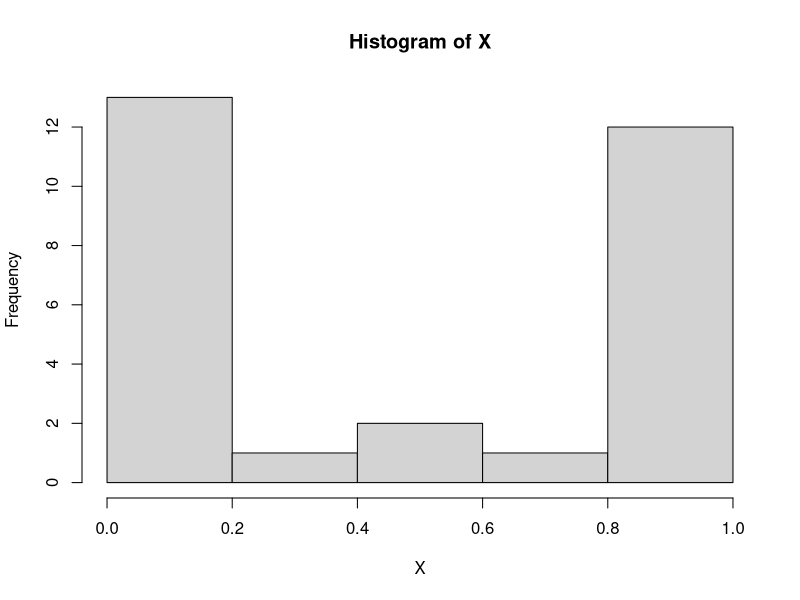
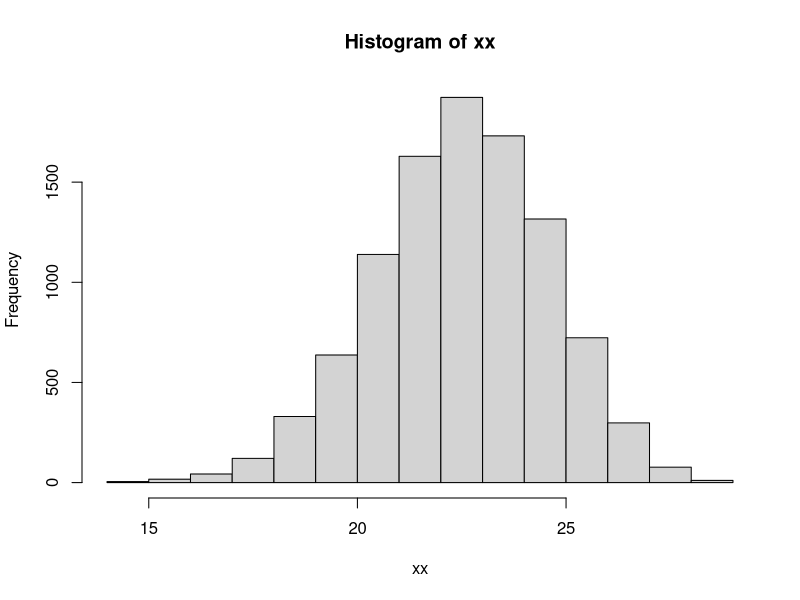

Recreate these plots in R, in order.
#Unique Genotypes Test
#This test gives the 1 tailed P-value to test the fraction of replications where random draws of genotypes from a population are less than the observed number of genotypes (g). Use a minimum of 10,000 replications, and repeat to ensure repeatability.
#Citation: Reynolds, R.G. (2011) Islands, metapopulations, and archipelagos: genetic equilibrium and non-equilibrium dynamics of structured populations in the context of conservation. Ph.D. Dissertation, University of Tennessee. 



NG.test <- function(X,N,n,reps){
	# X is a vector of band frequencies
	# N is the diploid sample size
	# n is the observed number of unique genotypes
	L <- length(X) # determine number of markers
	G <- numeric()
	for(i in 1:reps){
		genos <- matrix(NA,N,L)
		for(j in 1:L){
			genos[,j] <- sample(c(0,1),size=N,replace=TRUE,prob=c(1-X[j],X[j]))
			}
		geno.c <- numeric()
		for(j in 1:N){
			geno.c[j] <- paste(genos[j,],sep="",collapse="")
			}
		G[i] <- length(unique(geno.c))
		}
	G
	}


#Example
#Sample Data:
#Simulate band frequencies from a beta distribution, with 29 samples and shape parameters of 0.2

X <- rbeta(29,.2,.2)
hist(X)
sum(X*(1-X)>1/29)
N <- 29
n <- 15
reps <- 10000
xx <- NG.test(X=X,N=N,n=n,reps=reps)
hist(xx)
sum(xx<n)/reps